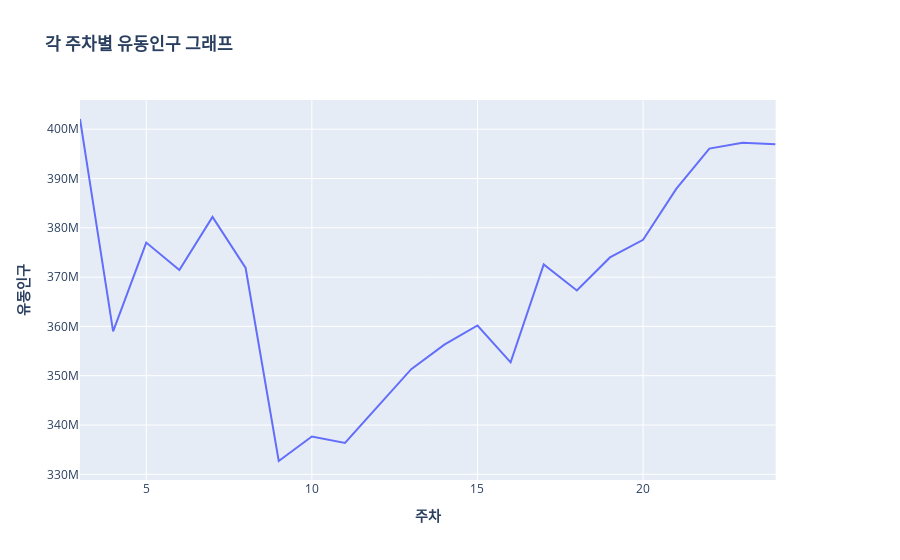

Notebook code for this chart:
### Markdown cell above
##### 서울 전체 유동인구 변화 시각화

### Code cell
fig = make_subplots(specs=[[{"secondary_y": True}]])

# Add traces
fig.add_trace(
    go.Scatter(x=final['주차'],y=final['유동인구'], name="유동인구"),
    secondary_y=False,
)



# Add figure title
fig.update_layout(
    title_text="<b>각 주차별 유동인구 그래프</b>"
)

# Set x-axis title
fig.update_xaxes(title_text="<b>주차</b>")

# Set y-axes titles
fig.update_yaxes(title_text="<b>유동인구</b> ", secondary_y=False)


fig.show()

### Figure 1 — Plotly figure (JSON) as saved in the notebook; plotly's stock layout.template omitted (floating-point values rounded to 4 significant figures)
{"data": [{"name": "유동인구", "type": "scatter", "x": [3, 4, 5, 6, 7, 8, 9, 10, 11, 12, 13, 14, 15, 16, 17, 18, 19, 20, 21, 22, 23, 24], "xaxis": "x", "y": [402068127, 358991078, 376999009, 371452255, 382219729, 371848443, 332701993, 337672112, 336366237, 343919172, 351332844, 356298512, 360189572, 352697093, 372584828, 367295629, 373990389, 377575525, 387904647, 396064194, 397249596, 396942333], "yaxis": "y"}], "layout": {"title": {"text": "<b>각 주차별 유동인구 그래프</b>"}, "xaxis": {"anchor": "y", "domain": [0, 0.94], "title": {"text": "<b>주차</b>"}}, "yaxis": {"anchor": "x", "domain": [0, 1], "title": {"text": "<b>유동인구</b> "}}, "yaxis2": {"anchor": "x", "overlaying": "y", "side": "right"}}}
